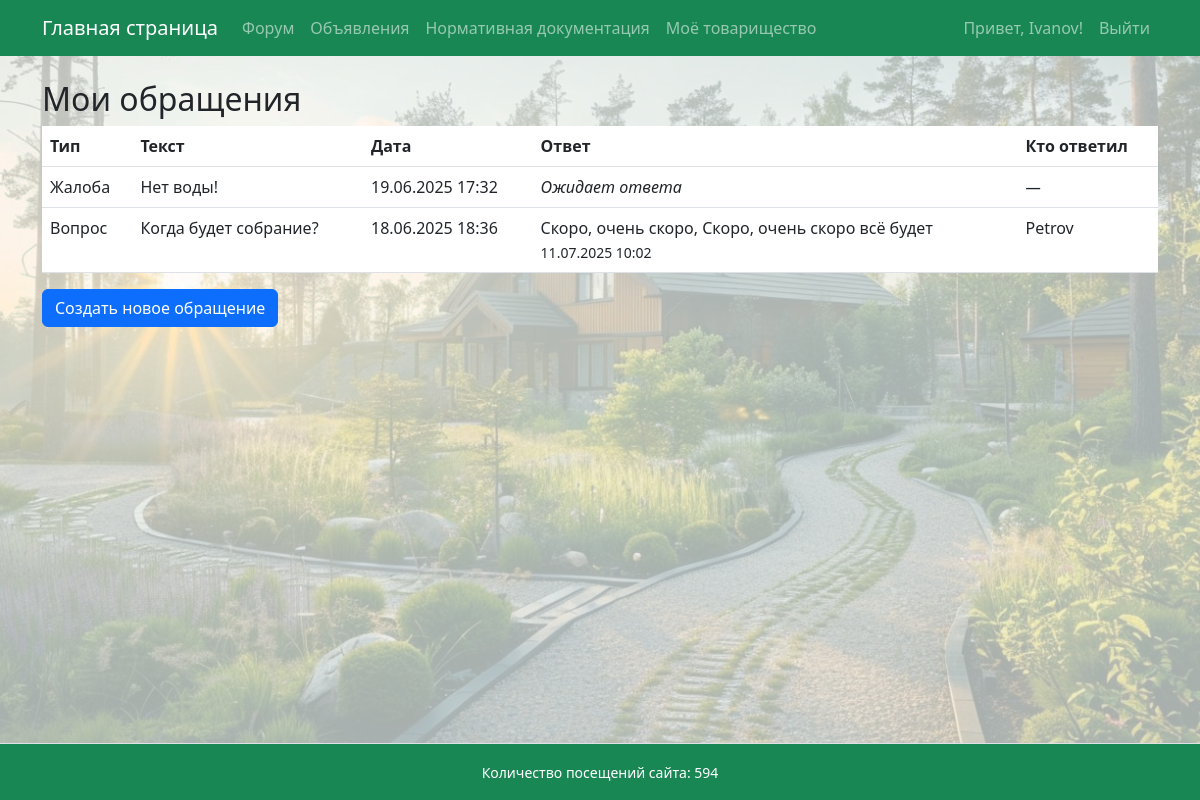
/appeals/ (signed in), run on the app's committed database.
### garden/models.py (models this page shows, shortened)
class Appeal(models.Model):
    APPEAL_TYPES = [
        ('complaint', 'Жалоба'),
        ('proposal', 'Предложение'),
        ('question', 'Вопрос'),
    ]
    user = models.ForeignKey(User, on_delete=models.CASCADE, related_name='appeals')
    appeal_type = models.CharField(max_length=20, choices=APPEAL_TYPES)
    text = models.TextField()
    created_at = models.DateTimeField(auto_now_add=True)
    response = models.TextField(blank=True, null=True)
    responded_at = models.DateTimeField(blank=True, null=True)
    responder = models.ForeignKey(
        User,
        on_delete=models.SET_NULL,
        null=True, blank=True,
        related_name='responses',
        limit_choices_to={'groups__name__in': ['Председатель', 'Правление']}
    )

### garden/views.py (the view)
# urls.py: path('appeals/', views.appeal_list, name='appeal_list'),
@login_required
def appeal_list(request):
    appeals = Appeal.objects.filter(user=request.user).order_by('-created_at')
    return render(request, 'appeal_list.html', {'appeals': appeals})

### garden/context_processors.py (called while the page is built)
def total_visits_processor(request):
    counter, created = PageVisit.objects.get_or_create(page_name='main_page')
    return {
        'total_visits': counter.visits
    }

### garden/templates/appeal_list.html
{% extends 'base.html' %}
{% block content %}
<h2>Мои обращения</h2>
<table class="table">
    <thead>
        <tr>
            <th>Тип</th>
            <th>Текст</th>
            <th>Дата</th>
            <th>Ответ</th>
            <th>Кто ответил</th>
        </tr>
    </thead>
    <tbody>
        {% for appeal in appeals %}
        <tr>
            <td>{{ appeal.get_appeal_type_display }}</td>
            <td>{{ appeal.text }}</td>
            <td>{{ appeal.created_at|date:"d.m.Y H:i" }}</td>
            <td>
                {% if appeal.response %}
                    {{ appeal.response }}<br>
                    <small>{{ appeal.responded_at|date:"d.m.Y H:i" }}</small>
                {% else %}
                    <em>Ожидает ответа</em>
                {% endif %}
            </td>
            <td>
                {% if appeal.responder %}
                    {{ appeal.responder.get_full_name|default:appeal.responder.username }}
                {% else %}
                    <em>—</em>
                {% endif %}
            </td>
        </tr>
        {% empty %}
        <tr>
            <td colspan="5">У вас нет обращений.</td>
        </tr>
        {% endfor %}
    </tbody>
</table>
<button type="button" class="btn btn-primary" onclick="window.location.href='{% url 'appeal_create' %}'">
    Создать новое обращение
</button>
{% endblock %}

### templates/base.html (shortened to what this page needs)
<!DOCTYPE html>
<html lang="ru">
<head>
    <link rel="stylesheet" href="https://cdn.jsdelivr.net/npm/bootstrap@5.3.0/dist/css/bootstrap.min.css">
</head>
<body>
    <div class="page-container">
        <nav class="navbar navbar-expand-lg navbar-dark bg-success mb-4">
            <div class="container">
                <a class="navbar-brand" href="{% url 'main_page' %}">Главная страница</a>
                <div class="collapse navbar-collapse" id="navbarSupportedContent">
                    <ul class="navbar-nav me-auto mb-2 mb-lg-0">
                        <li class="nav-item"><a class="nav-link" href="{% url 'forum' %}">Форум</a></li>
                        <li class="nav-item"><a class="nav-link" href="{% url 'ads' %}">Объявления</a></li>
                        <li class="nav-item"><a class="nav-link" href="https://strb.by/" target="_blank" rel="noopener noreferrer">Нормативная документация</a></li>
                        <li class="nav-item"><a class="nav-link" href="{% url 'my_community' %}">Моё товарищество</a></li>
                    </ul>
                    <ul class="navbar-nav ms-auto mb-2 mb-lg-0">
                        {% if user.is_authenticated %}
                            <li class="nav-item">
                                <span class="nav-link">Привет, {{ user.username }}!</span>
                            </li>
                            <li class="nav-item">
                                <a class="nav-link" href="#" onclick="event.preventDefault(); document.getElementById('logout-form').submit();">
                                    Выйти
                                </a>
                            </li>
                        {% else %}
                            <li class="nav-item"><a class="nav-link" href="{% url 'login' %}">Войти</a></li>
                        {% endif %}
                    </ul>
                </div>
            </div>
        </nav>
        <main class="content-wrap container">
            {% block content %}
            {% endblock %}
        </main>
        <footer class="bg-success text-center py-3 mt-4 border-top text-white">
            <div class="container">
                <small>
                    Количество посещений сайта: {{ total_visits }}
                </small>
            </div>
        </footer>
    </div>
</body>
</html>

### templates/base.html (style rules this page uses)
body, html { height: 100%; margin: 0; }
.page-container { min-height: 100vh; display: flex; flex-direction: column; min-height: 100vh; background-image: url('/static/images/background.jpg'); background-repeat: no-repeat; background-position: center center; background-size: cover; background-color: rgba(240, 248, 245, 0.7); background-blend-mode: lighten; }
.content-wrap { flex: 1; }

### data on the page
Appeal: appeal_type "Жалоба", text "Нет воды!", created_at "19.06.2025 17:32", shows "Ожидает ответа"
Appeal: appeal_type "Вопрос", text "Когда будет собрание?", created_at "18.06.2025 18:36", response "Скоро, очень скоро, Скоро, очень скоро всё будет", responded_at "11.07.2025 10:02", responder.get_full_name "Petrov"

### other printed values
{{ user.username }} "Ivanov"
{{ total_visits }} "594"
